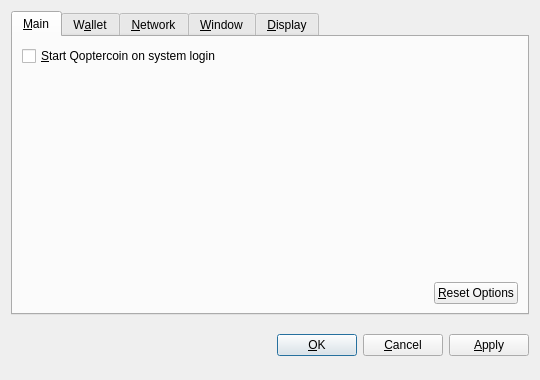
<?xml version="1.0" encoding="UTF-8"?>
<ui version="4.0">
 <class>OptionsDialog</class>
 <widget class="QDialog" name="OptionsDialog">
  <property name="geometry">
   <rect>
    <x>0</x>
    <y>0</y>
    <width>540</width>
    <height>380</height>
   </rect>
  </property>
  <property name="windowTitle">
   <string>Options</string>
  </property>
  <property name="modal">
   <bool>true</bool>
  </property>
  <layout class="QVBoxLayout" name="verticalLayout">
   <item>
    <widget class="QTabWidget" name="tabWidget">
     <property name="tabPosition">
      <enum>QTabWidget::North</enum>
     </property>
     <property name="currentIndex">
      <number>0</number>
     </property>
     <widget class="QWidget" name="tabMain">
      <attribute name="title">
       <string>&amp;Main</string>
      </attribute>
      <layout class="QVBoxLayout" name="verticalLayout_Main">
       <item>
        <widget class="QCheckBox" name="bitcoinAtStartup">
         <property name="toolTip">
          <string>Automatically start Qoptercoin after logging in to the system.</string>
         </property>
         <property name="text">
          <string>&amp;Start Qoptercoin on system login</string>
         </property>
        </widget>
       </item>
       <item>
        <spacer name="verticalSpacer_Main">
         <property name="orientation">
          <enum>Qt::Vertical</enum>
         </property>
         <property name="sizeHint" stdset="0">
          <size>
           <width>20</width>
           <height>40</height>
          </size>
         </property>
        </spacer>
       </item>
       <item>
        <layout class="QHBoxLayout" name="horizontalLayout_2_Main">
         <item>
          <spacer name="horizontalSpacer_2_Main">
           <property name="orientation">
            <enum>Qt::Horizontal</enum>
           </property>
           <property name="sizeHint" stdset="0">
            <size>
             <width>40</width>
             <height>20</height>
            </size>
           </property>
          </spacer>
         </item>
         <item>
          <widget class="QPushButton" name="resetButton">
           <property name="toolTip">
            <string>Reset all client options to default.</string>
           </property>
           <property name="text">
            <string>&amp;Reset Options</string>
           </property>
           <property name="autoDefault">
            <bool>false</bool>
           </property>
          </widget>
         </item>
        </layout>
       </item>
      </layout>
     </widget>
     <widget class="QWidget" name="tabWallet">
      <attribute name="title">
       <string>W&amp;allet</string>
      </attribute>
      <layout class="QVBoxLayout" name="verticalLayout_Network">
       <item>
        <widget class="QLabel" name="transactionFeeInfoLabel">
         <property name="text">
          <string>Optional transaction fee per kB that helps make sure your transactions are processed quickly. Most transactions are 1 kB.</string>
         </property>
         <property name="textFormat">
          <enum>Qt::PlainText</enum>
         </property>
         <property name="wordWrap">
          <bool>true</bool>
         </property>
        </widget>
       </item>
       <item>
        <layout class="QHBoxLayout" name="horizontalLayout_1_Main">
         <item>
          <widget class="QLabel" name="transactionFeeLabel">
           <property name="text">
            <string>Pay transaction &amp;fee</string>
           </property>
           <property name="textFormat">
            <enum>Qt::PlainText</enum>
           </property>
           <property name="buddy">
            <cstring>transactionFee</cstring>
           </property>
          </widget>
         </item>
         <item>
          <widget class="BitcoinAmountField" name="transactionFee"/>
         </item>
         <item>
          <spacer name="horizontalSpacer_1_Main">
           <property name="orientation">
            <enum>Qt::Horizontal</enum>
           </property>
           <property name="sizeHint" stdset="0">
            <size>
             <width>40</width>
             <height>20</height>
            </size>
           </property>
          </spacer>
         </item>
        </layout>
       </item>
       <item>
        <widget class="QLabel" name="label">
         <property name="text">
          <string>If you disable the spending of unconfirmed change, the change from a transaction cannot be used until that transaction has at least one confirmation. This also affects how your balance is computed.</string>
         </property>
         <property name="wordWrap">
          <bool>true</bool>
         </property>
        </widget>
       </item>
       <item>
        <widget class="QCheckBox" name="spendZeroConfChange">
         <property name="text">
          <string>Spend unconfirmed change  (experts only)</string>
         </property>
        </widget>
       </item>
       <item>
        <spacer name="verticalSpacer">
         <property name="orientation">
          <enum>Qt::Vertical</enum>
         </property>
         <property name="sizeHint" stdset="0">
          <size>
           <width>20</width>
           <height>40</height>
          </size>
         </property>
        </spacer>
       </item>
      </layout>
     </widget>
     <widget class="QWidget" name="tabNetwork">
      <attribute name="title">
       <string>&amp;Network</string>
      </attribute>
      <layout class="QVBoxLayout" name="verticalLayout_Network">
       <item>
        <widget class="QCheckBox" name="mapPortUpnp">
         <property name="toolTip">
          <string>Automatically open the Qoptercoin client port on the router. This only works when your router supports UPnP and it is enabled.</string>
         </property>
         <property name="text">
          <string>Map port using &amp;UPnP</string>
         </property>
        </widget>
       </item>
       <item>
        <widget class="QCheckBox" name="connectSocks">
         <property name="toolTip">
          <string>Connect to the Qoptercoin network through a SOCKS proxy (e.g. when connecting through Tor).</string>
         </property>
         <property name="text">
          <string>&amp;Connect through SOCKS proxy:</string>
         </property>
        </widget>
       </item>
       <item>
        <layout class="QHBoxLayout" name="horizontalLayout_Network">
         <item>
          <widget class="QLabel" name="proxyIpLabel">
           <property name="text">
            <string>Proxy &amp;IP:</string>
           </property>
           <property name="textFormat">
            <enum>Qt::PlainText</enum>
           </property>
           <property name="buddy">
            <cstring>proxyIp</cstring>
           </property>
          </widget>
         </item>
         <item>
          <widget class="QValidatedLineEdit" name="proxyIp">
           <property name="maximumSize">
            <size>
             <width>140</width>
             <height>16777215</height>
            </size>
           </property>
           <property name="toolTip">
            <string>IP address of the proxy (e.g. 127.0.0.1)</string>
           </property>
          </widget>
         </item>
         <item>
          <widget class="QLabel" name="proxyPortLabel">
           <property name="text">
            <string>&amp;Port:</string>
           </property>
           <property name="textFormat">
            <enum>Qt::PlainText</enum>
           </property>
           <property name="buddy">
            <cstring>proxyPort</cstring>
           </property>
          </widget>
         </item>
         <item>
          <widget class="QLineEdit" name="proxyPort">
           <property name="maximumSize">
            <size>
             <width>55</width>
             <height>16777215</height>
            </size>
           </property>
           <property name="toolTip">
            <string>Port of the proxy (e.g. 9050)</string>
           </property>
          </widget>
         </item>
         <item>
          <widget class="QLabel" name="socksVersionLabel">
           <property name="text">
            <string>SOCKS &amp;Version:</string>
           </property>
           <property name="textFormat">
            <enum>Qt::PlainText</enum>
           </property>
           <property name="buddy">
            <cstring>socksVersion</cstring>
           </property>
          </widget>
         </item>
         <item>
          <widget class="QValueComboBox" name="socksVersion">
           <property name="toolTip">
            <string>SOCKS version of the proxy (e.g. 5)</string>
           </property>
          </widget>
         </item>
         <item>
          <spacer name="horizontalSpacer_Network">
           <property name="orientation">
            <enum>Qt::Horizontal</enum>
           </property>
           <property name="sizeHint" stdset="0">
            <size>
             <width>40</width>
             <height>20</height>
            </size>
           </property>
          </spacer>
         </item>
        </layout>
       </item>
       <item>
        <spacer name="verticalSpacer_Network">
         <property name="orientation">
          <enum>Qt::Vertical</enum>
         </property>
         <property name="sizeHint" stdset="0">
          <size>
           <width>20</width>
           <height>40</height>
          </size>
         </property>
        </spacer>
       </item>
      </layout>
     </widget>
     <widget class="QWidget" name="tabWindow">
      <attribute name="title">
       <string>&amp;Window</string>
      </attribute>
      <layout class="QVBoxLayout" name="verticalLayout_Window">
       <item>
        <widget class="QCheckBox" name="minimizeToTray">
         <property name="toolTip">
          <string>Show only a tray icon after minimizing the window.</string>
         </property>
         <property name="text">
          <string>&amp;Minimize to the tray instead of the taskbar</string>
         </property>
        </widget>
       </item>
       <item>
        <widget class="QCheckBox" name="minimizeOnClose">
         <property name="toolTip">
          <string>Minimize instead of exit the application when the window is closed. When this option is enabled, the application will be closed only after selecting Quit in the menu.</string>
         </property>
         <property name="text">
          <string>M&amp;inimize on close</string>
         </property>
        </widget>
       </item>
       <item>
        <spacer name="verticalSpacer_Window">
         <property name="orientation">
          <enum>Qt::Vertical</enum>
         </property>
         <property name="sizeHint" stdset="0">
          <size>
           <width>20</width>
           <height>40</height>
          </size>
         </property>
        </spacer>
       </item>
      </layout>
     </widget>
     <widget class="QWidget" name="tabDisplay">
      <attribute name="title">
       <string>&amp;Display</string>
      </attribute>
      <layout class="QVBoxLayout" name="verticalLayout_Display">
       <item>
        <layout class="QHBoxLayout" name="horizontalLayout_1_Display">
         <item>
          <widget class="QLabel" name="langLabel">
           <property name="text">
            <string>User Interface &amp;language:</string>
           </property>
           <property name="textFormat">
            <enum>Qt::PlainText</enum>
           </property>
           <property name="buddy">
            <cstring>lang</cstring>
           </property>
          </widget>
         </item>
         <item>
          <widget class="QValueComboBox" name="lang">
           <property name="toolTip">
            <string>The user interface language can be set here. This setting will take effect after restarting Qoptercoin.</string>
           </property>
          </widget>
         </item>
        </layout>
       </item>
       <item>
        <layout class="QHBoxLayout" name="horizontalLayout_2_Display">
         <item>
          <widget class="QLabel" name="unitLabel">
           <property name="text">
            <string>&amp;Unit to show amounts in:</string>
           </property>
           <property name="textFormat">
            <enum>Qt::PlainText</enum>
           </property>
           <property name="buddy">
            <cstring>unit</cstring>
           </property>
          </widget>
         </item>
         <item>
          <widget class="QValueComboBox" name="unit">
           <property name="toolTip">
            <string>Choose the default subdivision unit to show in the interface and when sending coins.</string>
           </property>
          </widget>
         </item>
        </layout>
       </item>
       <item>
        <widget class="QCheckBox" name="displayAddresses">
         <property name="toolTip">
          <string>Whether to show Qoptercoin addresses in the transaction list or not.</string>
         </property>
         <property name="text">
          <string>&amp;Display addresses in transaction list</string>
         </property>
        </widget>
       </item>
       <item>
        <widget class="QCheckBox" name="coinControlFeatures">
         <property name="toolTip">
          <string>Whether to show coin control features or not.</string>
         </property>
         <property name="text">
          <string>Display coin &amp;control features (experts only!)</string>
         </property>
        </widget>
       </item>
       <item>
        <spacer name="verticalSpacer_Display">
         <property name="orientation">
          <enum>Qt::Vertical</enum>
         </property>
         <property name="sizeHint" stdset="0">
          <size>
           <width>20</width>
           <height>40</height>
          </size>
         </property>
        </spacer>
       </item>
      </layout>
     </widget>
    </widget>
   </item>
   <item>
    <layout class="QHBoxLayout" name="horizontalLayout_Buttons">
     <item>
      <spacer name="horizontalSpacer_1">
       <property name="orientation">
        <enum>Qt::Horizontal</enum>
       </property>
       <property name="sizeHint" stdset="0">
        <size>
         <width>40</width>
         <height>48</height>
        </size>
       </property>
      </spacer>
     </item>
     <item>
      <widget class="QLabel" name="statusLabel">
       <property name="font">
        <font>
         <weight>75</weight>
         <bold>true</bold>
        </font>
       </property>
       <property name="text">
        <string/>
       </property>
       <property name="textFormat">
        <enum>Qt::PlainText</enum>
       </property>
       <property name="wordWrap">
        <bool>true</bool>
       </property>
      </widget>
     </item>
     <item>
      <spacer name="horizontalSpacer_2">
       <property name="orientation">
        <enum>Qt::Horizontal</enum>
       </property>
       <property name="sizeHint" stdset="0">
        <size>
         <width>40</width>
         <height>48</height>
        </size>
       </property>
      </spacer>
     </item>
     <item>
      <widget class="QPushButton" name="okButton">
       <property name="text">
        <string>&amp;OK</string>
       </property>
      </widget>
     </item>
     <item>
      <widget class="QPushButton" name="cancelButton">
       <property name="text">
        <string>&amp;Cancel</string>
       </property>
       <property name="autoDefault">
        <bool>false</bool>
       </property>
      </widget>
     </item>
     <item>
      <widget class="QPushButton" name="applyButton">
       <property name="text">
        <string>&amp;Apply</string>
       </property>
       <property name="autoDefault">
        <bool>false</bool>
       </property>
      </widget>
     </item>
    </layout>
   </item>
  </layout>
 </widget>
 <customwidgets>
  <customwidget>
   <class>BitcoinAmountField</class>
   <extends>QSpinBox</extends>
   <header>bitcoinamountfield.h</header>
  </customwidget>
  <customwidget>
   <class>QValueComboBox</class>
   <extends>QComboBox</extends>
   <header>qvaluecombobox.h</header>
  </customwidget>
  <customwidget>
   <class>QValidatedLineEdit</class>
   <extends>QLineEdit</extends>
   <header>qvalidatedlineedit.h</header>
  </customwidget>
 </customwidgets>
 <resources/>
 <connections/>
</ui>
